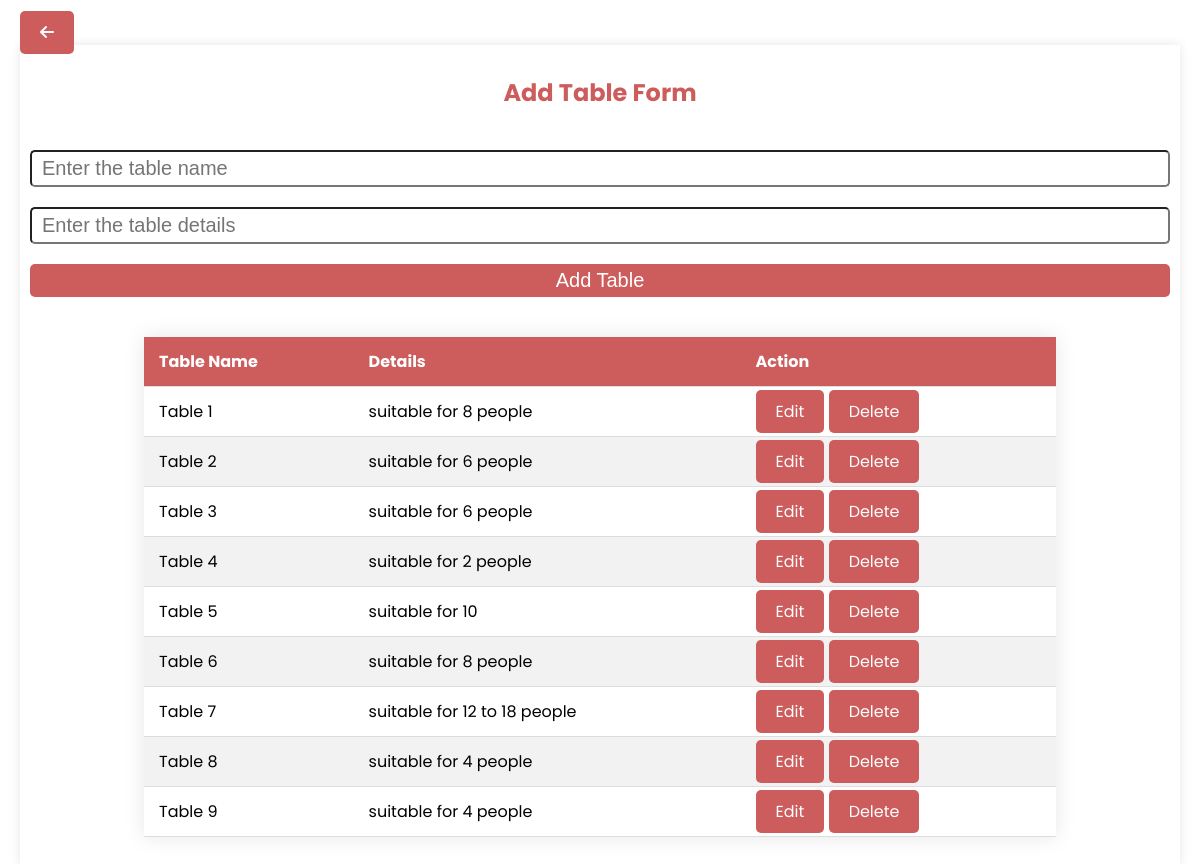
The page /add_table.php on the database its author committed.
### tables this page shows
CREATE TABLE `tables` (
  `table_id` int(11) NOT NULL,
  `table_name` varchar(255) NOT NULL,
  `table_details` varchar(255) NOT NULL
);

### add_table.php (the view, shortened to what this page needs)
<!DOCTYPE html>
<html lang="en">
<head>
    <linkrel="stylesheet"href="admin.css">
        <link rel="stylesheet" href="https://cdnjs.cloudflare.com/ajax/libs/font-awesome/6.5.1/css/all.min.css" />
</head>
<body>
    <div class="main_container">
        <a href="admin_dashboard.php"><i class="fa-solid fa-arrow-left"></i></a>
        <div class="form_container">
            <h2>Add Table Form</h2>
            <form action="" method="post">
                <div class="fields">
                    <div class="input_field">
                        <input type="text" name="table_name" placeholder="Enter the table name" required>
                        <input type="text" name="table_details" placeholder="Enter the table details" required>
                    </div>
                    <button type="submit" name="add">Add Table</button>
            </form>
        </div>
        <div class="table_container">
            <table>
                <thead>
                    <th>Table Name</th>
                    <th>Details</th>
                    <th>Action</th>
                </thead>
                <tbody>
                    <?php
                    include ('connection.php');
                    $table = "SELECT * FROM tables";
                    $data = mysqli_query($con, $table);
                    if (mysqli_num_rows($data) > 0) {
                        while ($result = mysqli_fetch_assoc($data)) {
                            ?>
                            <tr>
                                <td>
                                    <?php echo $result['table_name'] ?>
                                </td>
                                <td>
                                    <?php echo $result['table_details'] ?>
                                </td>
                                <td>
                                    <div class="action_btn">
                                        <a href="table_update.php?id=<?php echo $result['table_id']?>">Edit</a>
                                        <a href="table_delete.php?id=<?php echo $result['table_id']?>" onclick="return confirmDelete()">Delete</a>
                                    </div>
                                </td>
                            </tr>
                            <?php
                        }
                    }
                    ?>
                </tbody>
            </table>
        </div>
    </div>
</body>
</html>

### add_table.php (style rules this page uses)
body { margin: 0; padding: 0; box-sizing: border-box; font-family: Poppins; }
.main_container { padding: 20px; }
.table_container { display: flex; justify-content: center; margin-top: 20px; }
table { width: 80%; margin: 20px 0; border-collapse: collapse; box-shadow: 0 0 20px rgba(0, 0, 0, 0.1); }
table th, table td { padding: 12px 15px; text-align: left; border-bottom: 1px solid #ddd; }
table th { background-color: indianred; color: #fff; }
table tr:nth-child(even) { background-color: #f2f2f2; }
a { color: #fff; text-decoration: none; background-color: indianred; padding: 10px 20px; border-radius: 5px; transition: background-color 0.3s; }

### rows shown on the page
tables: table_name "Table 1", table_details "suitable for 8 people"
tables: table_name "Table 2", table_details "suitable for 6 people"
tables: table_name "Table 3", table_details "suitable for 6 people"
tables: table_name "Table 4", table_details "suitable for 2 people"
tables: table_name "Table 5", table_details "suitable for 10"
tables: table_name "Table 6", table_details "suitable for 8 people"
tables: table_name "Table 7", table_details "suitable for 12 to 18 people"
tables: table_name "Table 8", table_details "suitable for 4 people"
tables: table_name "Table 9", table_details "suitable for 4 people"
